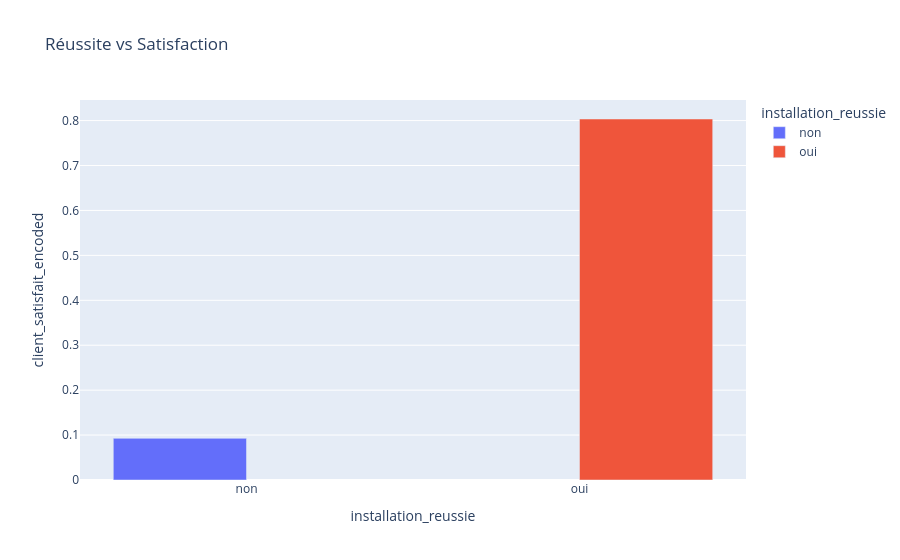

The cell this chart's notebook holds for it:
### Code cell
df_grouped3 = df.groupby("installation_reussie")["client_satisfait_encoded"].mean().reset_index()

fig = px.bar(
    df_grouped3,
    x="installation_reussie",
    y="client_satisfait_encoded",
    color="installation_reussie",
    title="Réussite vs Satisfaction",
    barmode="group"
)
fig.show()

### Figure 1 — Plotly figure (JSON) as saved in the notebook; plotly's stock layout.template omitted (floating-point values rounded to 4 significant figures)
{"data": [{"alignmentgroup": "True", "hovertemplate": "installation_reussie=%{x}<br>client_satisfait_encoded=%{y}<extra></extra>", "legendgroup": "non", "marker": {"color": "#636efa", "pattern": {"shape": ""}}, "name": "non", "offsetgroup": "non", "orientation": "v", "showlegend": true, "textposition": "auto", "type": "bar", "x": ["non"], "xaxis": "x", "y": [0.09276], "yaxis": "y"}, {"alignmentgroup": "True", "hovertemplate": "installation_reussie=%{x}<br>client_satisfait_encoded=%{y}<extra></extra>", "legendgroup": "oui", "marker": {"color": "#EF553B", "pattern": {"shape": ""}}, "name": "oui", "offsetgroup": "oui", "orientation": "v", "showlegend": true, "textposition": "auto", "type": "bar", "x": ["oui"], "xaxis": "x", "y": [0.8035], "yaxis": "y"}], "layout": {"barmode": "group", "legend": {"title": {"text": "installation_reussie"}, "tracegroupgap": 0}, "title": {"text": "Réussite vs Satisfaction"}, "xaxis": {"anchor": "y", "categoryarray": ["non", "oui"], "categoryorder": "array", "domain": [0, 1], "title": {"text": "installation_reussie"}}, "yaxis": {"anchor": "x", "domain": [0, 1], "title": {"text": "client_satisfait_encoded"}}}}
